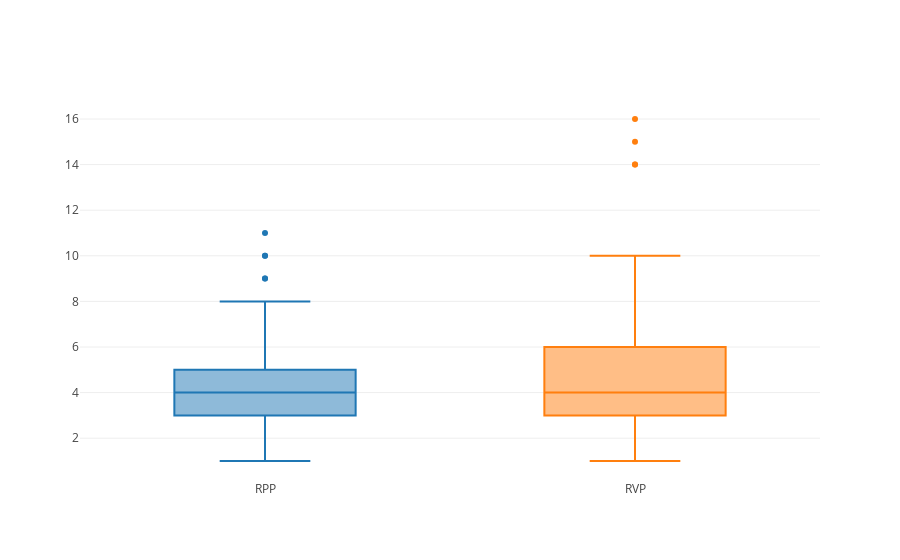

Notebook cell for this chart:
### Code cell
data =[]
data.append(  go.Box( y=dfRPP.ABX_Days_IP, name='RPP', showlegend=False ) )
data.append(  go.Box( y=dfRVP.ABX_Days_IP, name='RVP', showlegend=False ) )

iplot(data)

### Figure 1 — Plotly figure (JSON) as saved in the notebook; plotly's stock layout.template omitted (floating-point values rounded to 4 significant figures; data arrays with more than 128 entries replaced by an {"elided": "..."} marker saying what was removed)
{"data": [{"name": "RPP", "showlegend": false, "type": "box", "y": {"elided": "290 int values"}}, {"name": "RVP", "showlegend": false, "type": "box", "y": {"elided": "140 int values"}}], "layout": {}}
